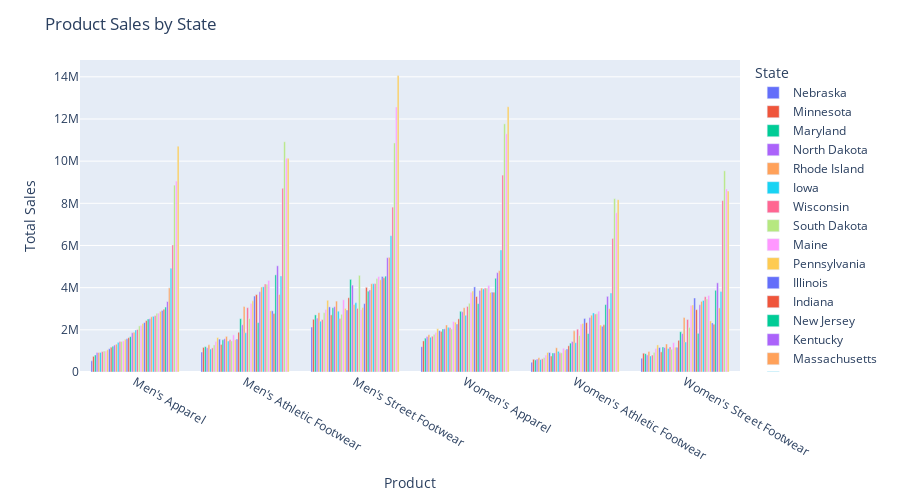

Notebook cell for this chart:
### Markdown cell above
Using the regions data we can identify which stores are performing good and which are performing poor.

### Code cell
regional_sales_analysis = df.groupby(['Product', 'State'])[['Total Sales']].sum().reset_index()

# Sort the values by 'Total Sales' in ascending order within each product
regional_sales_analysis = regional_sales_analysis.sort_values(by=['Product', 'Total Sales'], ascending=[True, True])

# Create bar plot
fig = px.bar(regional_sales_analysis, x='Product', y='Total Sales', color='State', barmode='group', height=500)
fig.update_layout(title='Product Sales by State', xaxis_title='Product', yaxis_title='Total Sales')
fig.show()

### Figure 1 — Plotly figure (JSON) as saved in the notebook; plotly's stock layout.template omitted (floating-point values rounded to 4 significant figures)
{"data": [{"alignmentgroup": "True", "hovertemplate": "State=Nebraska<br>Product=%{x}<br>Total Sales=%{y}<extra></extra>", "legendgroup": "Nebraska", "marker": {"color": "#636efa", "pattern": {"shape": ""}}, "name": "Nebraska", "offsetgroup": "Nebraska", "orientation": "v", "showlegend": true, "textposition": "auto", "type": "bar", "x": ["Men's Apparel", "Men's Athletic Footwear", "Men's Street Footwear", "Women's Apparel", "Women's Athletic Footwear", "Women's Street Footwear"], "xaxis": "x", "y": [530197, 942983, 2131074, 1202661, 465677, 656446], "yaxis": "y"}, {"alignmentgroup": "True", "hovertemplate": "State=Minnesota<br>Product=%{x}<br>Total Sales=%{y}<extra></extra>", "legendgroup": "Minnesota", "marker": {"color": "#EF553B", "pattern": {"shape": ""}}, "name": "Minnesota", "offsetgroup": "Minnesota", "orientation": "v", "showlegend": true, "textposition": "auto", "type": "bar", "x": ["Men's Apparel", "Men's Athletic Footwear", "Men's Street Footwear", "Women's Apparel", "Women's Athletic Footwear", "Women's Street Footwear"], "xaxis": "x", "y": [742600.0, 1167262, 2498746, 1476050, 602229, 891177], "yaxis": "y"}, {"alignmentgroup": "True", "hovertemplate": "State=Maryland<br>Product=%{x}<br>Total Sales=%{y}<extra></extra>", "legendgroup": "Maryland", "marker": {"color": "#00cc96", "pattern": {"shape": ""}}, "name": "Maryland", "offsetgroup": "Maryland", "orientation": "v", "showlegend": true, "textposition": "auto", "type": "bar", "x": ["Men's Apparel", "Men's Athletic Footwear", "Men's Street Footwear", "Women's Apparel", "Women's Athletic Footwear", "Women's Street Footwear"], "xaxis": "x", "y": [808227, 1198720, 2708284, 1605000.0, 573239, 864603], "yaxis": "y"}, {"alignmentgroup": "True", "hovertemplate": "State=North Dakota<br>Product=%{x}<br>Total Sales=%{y}<extra></extra>", "legendgroup": "North Dakota", "marker": {"color": "#ab63fa", "pattern": {"shape": ""}}, "name": "North Dakota", "offsetgroup": "North Dakota", "orientation": "v", "showlegend": true, "textposition": "auto", "type": "bar", "x": ["Men's Apparel", "Men's Athletic Footwear", "Men's Street Footwear", "Women's Apparel", "Women's Athletic Footwear", "Women's Street Footwear"], "xaxis": "x", "y": [924794, 1148000.0, 2557800, 1678201, 615834, 811189], "yaxis": "y"}, {"alignmentgroup": "True", "hovertemplate": "State=Rhode Island<br>Product=%{x}<br>Total Sales=%{y}<extra></extra>", "legendgroup": "Rhode Island", "marker": {"color": "#FFA15A", "pattern": {"shape": ""}}, "name": "Rhode Island", "offsetgroup": "Rhode Island", "orientation": "v", "showlegend": true, "textposition": "auto", "type": "bar", "x": ["Men's Apparel", "Men's Athletic Footwear", "Men's Street Footwear", "Women's Apparel", "Women's Athletic Footwear", "Women's Street Footwear"], "xaxis": "x", "y": [928681, 1287826, 2815000.0, 1766000.0, 675058, 974898], "yaxis": "y"}, {"alignmentgroup": "True", "hovertemplate": "State=Iowa<br>Product=%{x}<br>Total Sales=%{y}<extra></extra>", "legendgroup": "Iowa", "marker": {"color": "#19d3f3", "pattern": {"shape": ""}}, "name": "Iowa", "offsetgroup": "Iowa", "orientation": "v", "showlegend": true, "textposition": "auto", "type": "bar", "x": ["Men's Apparel", "Men's Athletic Footwear", "Men's Street Footwear", "Women's Apparel", "Women's Athletic Footwear", "Women's Street Footwear"], "xaxis": "x", "y": [928928, 1089000.0, 2408907, 1647464, 589654, 760200.0], "yaxis": "y"}, {"alignmentgroup": "True", "hovertemplate": "State=Wisconsin<br>Product=%{x}<br>Total Sales=%{y}<extra></extra>", "legendgroup": "Wisconsin", "marker": {"color": "#FF6692", "pattern": {"shape": ""}}, "name": "Wisconsin", "offsetgroup": "Wisconsin", "orientation": "v", "showlegend": true, "textposition": "auto", "type": "bar", "x": ["Men's Apparel", "Men's Athletic Footwear", "Men's Street Footwear", "Women's Apparel", "Women's Athletic Footwear", "Women's Street Footwear"], "xaxis": "x", "y": [969692, 1142899, 2487006, 1696874, 627271, 803727], "yaxis": "y"}, {"alignmentgroup": "True", "hovertemplate": "State=South Dakota<br>Product=%{x}<br>Total Sales=%{y}<extra></extra>", "legendgroup": "South Dakota", "marker": {"color": "#B6E880", "pattern": {"shape": ""}}, "name": "South Dakota", "offsetgroup": "South Dakota", "orientation": "v", "showlegend": true, "textposition": "auto", "type": "bar", "x": ["Men's Apparel", "Men's Athletic Footwear", "Men's Street Footwear", "Women's Apparel", "Women's Athletic Footwear", "Women's Street Footwear"], "xaxis": "x", "y": [995364, 1284513, 2812070, 1786442, 685516, 931671], "yaxis": "y"}, {"alignmentgroup": "True", "hovertemplate": "State=Maine<br>Product=%{x}<br>Total Sales=%{y}<extra></extra>", "legendgroup": "Maine", "marker": {"color": "#FF97FF", "pattern": {"shape": ""}}, "name": "Maine", "offsetgroup": "Maine", "orientation": "v", "showlegend": true, "textposition": "auto", "type": "bar", "x": ["Men's Apparel", "Men's Athletic Footwear", "Men's Street Footwear", "Women's Apparel", "Women's Athletic Footwear", "Women's Street Footwear"], "xaxis": "x", "y": [995800.0, 1443733, 2967882, 1873499, 800906, 1114148], "yaxis": "y"}, {"alignmentgroup": "True", "hovertemplate": "State=Pennsylvania<br>Product=%{x}<br>Total Sales=%{y}<extra></extra>", "legendgroup": "Pennsylvania", "marker": {"color": "#FECB52", "pattern": {"shape": ""}}, "name": "Pennsylvania", "offsetgroup": "Pennsylvania", "orientation": "v", "showlegend": true, "textposition": "auto", "type": "bar", "x": ["Men's Apparel", "Men's Athletic Footwear", "Men's Street Footwear", "Women's Apparel", "Women's Athletic Footwear", "Women's Street Footwear"], "xaxis": "x", "y": [1055499, 1636000.0, 3401211, 2052631, 926800.0, 1284969], "yaxis": "y"}, {"alignmentgroup": "True", "hovertemplate": "State=Illinois<br>Product=%{x}<br>Total Sales=%{y}<extra></extra>", "legendgroup": "Illinois", "marker": {"color": "#636efa", "pattern": {"shape": ""}}, "name": "Illinois", "offsetgroup": "Illinois", "orientation": "v", "showlegend": true, "textposition": "auto", "type": "bar", "x": ["Men's Apparel", "Men's Athletic Footwear", "Men's Street Footwear", "Women's Apparel", "Women's Athletic Footwear", "Women's Street Footwear"], "xaxis": "x", "y": [1102791, 1560270, 3087951, 1960895, 924799, 1160782], "yaxis": "y"}, {"alignmentgroup": "True", "hovertemplate": "State=Indiana<br>Product=%{x}<br>Total Sales=%{y}<extra></extra>", "legendgroup": "Indiana", "marker": {"color": "#EF553B", "pattern": {"shape": ""}}, "name": "Indiana", "offsetgroup": "Indiana", "orientation": "v", "showlegend": true, "textposition": "auto", "type": "bar", "x": ["Men's Apparel", "Men's Athletic Footwear", "Men's Street Footwear", "Women's Apparel", "Women's Athletic Footwear", "Women's Street Footwear"], "xaxis": "x", "y": [1176101, 1307000.0, 2709332, 1926345, 761383, 956200.0], "yaxis": "y"}, {"alignmentgroup": "True", "hovertemplate": "State=New Jersey<br>Product=%{x}<br>Total Sales=%{y}<extra></extra>", "legendgroup": "New Jersey", "marker": {"color": "#00cc96", "pattern": {"shape": ""}}, "name": "New Jersey", "offsetgroup": "New Jersey", "orientation": "v", "showlegend": true, "textposition": "auto", "type": "bar", "x": ["Men's Apparel", "Men's Athletic Footwear", "Men's Street Footwear", "Women's Apparel", "Women's Athletic Footwear", "Women's Street Footwear"], "xaxis": "x", "y": [1223812, 1528073, 3050000.0, 2042000.0, 902362, 1187433], "yaxis": "y"}, {"alignmentgroup": "True", "hovertemplate": "State=Kentucky<br>Product=%{x}<br>Total Sales=%{y}<extra></extra>", "legendgroup": "Kentucky", "marker": {"color": "#ab63fa", "pattern": {"shape": ""}}, "name": "Kentucky", "offsetgroup": "Kentucky", "orientation": "v", "showlegend": true, "textposition": "auto", "type": "bar", "x": ["Men's Apparel", "Men's Athletic Footwear", "Men's Street Footwear", "Women's Apparel", "Women's Athletic Footwear", "Women's Street Footwear"], "xaxis": "x", "y": [1282324, 1576000.0, 3098870, 2047736, 905788, 1162000.0], "yaxis": "y"}, {"alignmentgroup": "True", "hovertemplate": "State=Massachusetts<br>Product=%{x}<br>Total Sales=%{y}<extra></extra>", "legendgroup": "Massachusetts", "marker": {"color": "#FFA15A", "pattern": {"shape": ""}}, "name": "Massachusetts", "offsetgroup": "Massachusetts", "orientation": "v", "showlegend": true, "textposition": "auto", "type": "bar", "x": ["Men's Apparel", "Men's Athletic Footwear", "Men's Street Footwear", "Women's Apparel", "Women's Athletic Footwear", "Women's Street Footwear"], "xaxis": "x", "y": [1318803, 1689916, 3362582, 2230253, 1147928, 1327328], "yaxis": "y"}, {"alignmentgroup": "True", "hovertemplate": "State=Kansas<br>Product=%{x}<br>Total Sales=%{y}<extra></extra>", "legendgroup": "Kansas", "marker": {"color": "#19d3f3", "pattern": {"shape": ""}}, "name": "Kansas", "offsetgroup": "Kansas", "orientation": "v", "showlegend": true, "textposition": "auto", "type": "bar", "x": ["Men's Apparel", "Men's Athletic Footwear", "Men's Street Footwear", "Women's Apparel", "Women's Athletic Footwear", "Women's Street Footwear"], "xaxis": "x", "y": [1405053, 1469000.0, 2883508, 2118818, 980000.0, 1116000.0], "yaxis": "y"}, {"alignmentgroup": "True", "hovertemplate": "State=Utah<br>Product=%{x}<br>Total Sales=%{y}<extra></extra>", "legendgroup": "Utah", "marker": {"color": "#FF6692", "pattern": {"shape": ""}}, "name": "Utah", "offsetgroup": "Utah", "orientation": "v", "showlegend": true, "textposition": "auto", "type": "bar", "x": ["Men's Apparel", "Men's Athletic Footwear", "Men's Street Footwear", "Women's Apparel", "Women's Athletic Footwear", "Women's Street Footwear"], "xaxis": "x", "y": [1444612, 1524000.0, 2534743, 2094601, 907800.0, 1190000.0], "yaxis": "y"}, {"alignmentgroup": "True", "hovertemplate": "State=Missouri<br>Product=%{x}<br>Total Sales=%{y}<extra></extra>", "legendgroup": "Missouri", "marker": {"color": "#B6E880", "pattern": {"shape": ""}}, "name": "Missouri", "offsetgroup": "Missouri", "orientation": "v", "showlegend": true, "textposition": "auto", "type": "bar", "x": ["Men's Apparel", "Men's Athletic Footwear", "Men's Street Footwear", "Women's Apparel", "Women's Athletic Footwear", "Women's Street Footwear"], "xaxis": "x", "y": [1447557, 1472000.0, 2737757, 2037047, 910100.0, 1078000.0], "yaxis": "y"}, {"alignmentgroup": "True", "hovertemplate": "State=Connecticut<br>Product=%{x}<br>Total Sales=%{y}<extra></extra>", "legendgroup": "Connecticut", "marker": {"color": "#FF97FF", "pattern": {"shape": ""}}, "name": "Connecticut", "offsetgroup": "Connecticut", "orientation": "v", "showlegend": true, "textposition": "auto", "type": "bar", "x": ["Men's Apparel", "Men's Athletic Footwear", "Men's Street Footwear", "Women's Apparel", "Women's Athletic Footwear", "Women's Street Footwear"], "xaxis": "x", "y": [1478276, 1760417, 3423000.0, 2393722, 1125920, 1392374], "yaxis": "y"}, {"alignmentgroup": "True", "hovertemplate": "State=West Virginia<br>Product=%{x}<br>Total Sales=%{y}<extra></extra>", "legendgroup": "West Virginia", "marker": {"color": "#FECB52", "pattern": {"shape": ""}}, "name": "West Virginia", "offsetgroup": "West Virginia", "orientation": "v", "showlegend": true, "textposition": "auto", "type": "bar", "x": ["Men's Apparel", "Men's Athletic Footwear", "Men's Street Footwear", "Women's Apparel", "Women's Athletic Footwear", "Women's Street Footwear"], "xaxis": "x", "y": [1549975, 1536000.0, 3014172, 2361392, 1051468, 1175780], "yaxis": "y"}, {"alignmentgroup": "True", "hovertemplate": "State=Oklahoma<br>Product=%{x}<br>Total Sales=%{y}<extra></extra>", "legendgroup": "Oklahoma", "marker": {"color": "#636efa", "pattern": {"shape": ""}}, "name": "Oklahoma", "offsetgroup": "Oklahoma", "orientation": "v", "showlegend": true, "textposition": "auto", "type": "bar", "x": ["Men's Apparel", "Men's Athletic Footwear", "Men's Street Footwear", "Women's Apparel", "Women's Athletic Footwear", "Women's Street Footwear"], "xaxis": "x", "y": [1576923, 1563000.0, 2940237, 2276795, 1094823, 1169000.0], "yaxis": "y"}, {"alignmentgroup": "True", "hovertemplate": "State=Delaware<br>Product=%{x}<br>Total Sales=%{y}<extra></extra>", "legendgroup": "Delaware", "marker": {"color": "#EF553B", "pattern": {"shape": ""}}, "name": "Delaware", "offsetgroup": "Delaware", "orientation": "v", "showlegend": true, "textposition": "auto", "type": "bar", "x": ["Men's Apparel", "Men's Athletic Footwear", "Men's Street Footwear", "Women's Apparel", "Women's Athletic Footwear", "Women's Street Footwear"], "xaxis": "x", "y": [1626774, 1884159, 3522000.0, 2520405, 1242580, 1502297], "yaxis": "y"}, {"alignmentgroup": "True", "hovertemplate": "State=Alaska<br>Product=%{x}<br>Total Sales=%{y}<extra></extra>", "legendgroup": "Alaska", "marker": {"color": "#00cc96", "pattern": {"shape": ""}}, "name": "Alaska", "offsetgroup": "Alaska", "orientation": "v", "showlegend": true, "textposition": "auto", "type": "bar", "x": ["Men's Apparel", "Men's Athletic Footwear", "Men's Street Footwear", "Women's Apparel", "Women's Athletic Footwear", "Women's Street Footwear"], "xaxis": "x", "y": [1677524, 2529000.0, 4391934, 2877499, 1369000.0, 1909000.0], "yaxis": "y"}, {"alignmentgroup": "True", "hovertemplate": "State=Vermont<br>Product=%{x}<br>Total Sales=%{y}<extra></extra>", "legendgroup": "Vermont", "marker": {"color": "#ab63fa", "pattern": {"shape": ""}}, "name": "Vermont", "offsetgroup": "Vermont", "orientation": "v", "showlegend": true, "textposition": "auto", "type": "bar", "x": ["Men's Apparel", "Men's Athletic Footwear", "Men's Street Footwear", "Women's Apparel", "Women's Athletic Footwear", "Women's Street Footwear"], "xaxis": "x", "y": [1862696, 2240175, 4120637, 2859057, 1447437, 1822921], "yaxis": "y"}, {"alignmentgroup": "True", "hovertemplate": "State=Arizona<br>Product=%{x}<br>Total Sales=%{y}<extra></extra>", "legendgroup": "Arizona", "marker": {"color": "#FFA15A", "pattern": {"shape": ""}}, "name": "Arizona", "offsetgroup": "Arizona", "orientation": "v", "showlegend": true, "textposition": "auto", "type": "bar", "x": ["Men's Apparel", "Men's Athletic Footwear", "Men's Street Footwear", "Women's Apparel", "Women's Athletic Footwear", "Women's Street Footwear"], "xaxis": "x", "y": [1890000.0, 3105000.0, 3200441, 3050663, 1951000.0, 2585000.0], "yaxis": "y"}, {"alignmentgroup": "True", "hovertemplate": "State=Arkansas<br>Product=%{x}<br>Total Sales=%{y}<extra></extra>", "legendgroup": "Arkansas", "marker": {"color": "#19d3f3", "pattern": {"shape": ""}}, "name": "Arkansas", "offsetgroup": "Arkansas", "orientation": "v", "showlegend": true, "textposition": "auto", "type": "bar", "x": ["Men's Apparel", "Men's Athletic Footwear", "Men's Street Footwear", "Women's Apparel", "Women's Athletic Footwear", "Women's Street Footwear"], "xaxis": "x", "y": [1991980, 1861000.0, 3283057, 2688058, 1391000.0, 1425000.0], "yaxis": "y"}, {"alignmentgroup": "True", "hovertemplate": "State=Montana<br>Product=%{x}<br>Total Sales=%{y}<extra></extra>", "legendgroup": "Montana", "marker": {"color": "#FF6692", "pattern": {"shape": ""}}, "name": "Montana", "offsetgroup": "Montana", "orientation": "v", "showlegend": true, "textposition": "auto", "type": "bar", "x": ["Men's Apparel", "Men's Athletic Footwear", "Men's Street Footwear", "Women's Apparel", "Women's Athletic Footwear", "Women's Street Footwear"], "xaxis": "x", "y": [2013000.0, 3051104, 3017295, 3108558, 2030648, 2490275], "yaxis": "y"}, {"alignmentgroup": "True", "hovertemplate": "State=New Hampshire<br>Product=%{x}<br>Total Sales=%{y}<extra></extra>", "legendgroup": "New Hampshire", "marker": {"color": "#B6E880", "pattern": {"shape": ""}}, "name": "New Hampshire", "offsetgroup": "New Hampshire", "orientation": "v", "showlegend": true, "textposition": "auto", "type": "bar", "x": ["Men's Apparel", "Men's Athletic Footwear", "Men's Street Footwear", "Women's Apparel", "Women's Athletic Footwear", "Women's Street Footwear"], "xaxis": "x", "y": [2187140, 2537000.0, 4584048, 3258353, 1728000.0, 2116000.0], "yaxis": "y"}, {"alignmentgroup": "True", "hovertemplate": "State=Alabama<br>Product=%{x}<br>Total Sales=%{y}<extra></extra>", "legendgroup": "Alabama", "marker": {"color": "#FF97FF", "pattern": {"shape": ""}}, "name": "Alabama", "offsetgroup": "Alabama", "orientation": "v", "showlegend": true, "textposition": "auto", "type": "bar", "x": ["Men's Apparel", "Men's Athletic Footwear", "Men's Street Footwear", "Women's Apparel", "Women's Athletic Footwear", "Women's Street Footwear"], "xaxis": "x", "y": [2211662, 3251000.0, 2959681, 3776190, 2274558, 3160099], "yaxis": "y"}, {"alignmentgroup": "True", "hovertemplate": "State=Tennessee<br>Product=%{x}<br>Total Sales=%{y}<extra></extra>", "legendgroup": "Tennessee", "marker": {"color": "#FECB52", "pattern": {"shape": ""}}, "name": "Tennessee", "offsetgroup": "Tennessee", "orientation": "v", "showlegend": true, "textposition": "auto", "type": "bar", "x": ["Men's Apparel", "Men's Athletic Footwear", "Men's Street Footwear", "Women's Apparel", "Women's Athletic Footwear", "Women's Street Footwear"], "xaxis": "x", "y": [2304072, 3374069, 3062624, 3839810, 2305471, 3181394], "yaxis": "y"}, {"alignmentgroup": "True", "hovertemplate": "State=Idaho<br>Product=%{x}<br>Total Sales=%{y}<extra></extra>", "legendgroup": "Idaho", "marker": {"color": "#636efa", "pattern": {"shape": ""}}, "name": "Idaho", "offsetgroup": "Idaho", "orientation": "v", "showlegend": true, "textposition": "auto", "type": "bar", "x": ["Men's Apparel", "Men's Athletic Footwear", "Men's Street Footwear", "Women's Apparel", "Women's Athletic Footwear", "Women's Street Footwear"], "xaxis": "x", "y": [2345721, 3601763, 3244994, 4035105, 2539126, 3510169], "yaxis": "y"}, {"alignmentgroup": "True", "hovertemplate": "State=Georgia<br>Product=%{x}<br>Total Sales=%{y}<extra></extra>", "legendgroup": "Georgia", "marker": {"color": "#EF553B", "pattern": {"shape": ""}}, "name": "Georgia", "offsetgroup": "Georgia", "orientation": "v", "showlegend": true, "textposition": "auto", "type": "bar", "x": ["Men's Apparel", "Men's Athletic Footwear", "Men's Street Footwear", "Women's Apparel", "Women's Athletic Footwear", "Women's Street Footwear"], "xaxis": "x", "y": [2436654, 3671000.0, 4013000.0, 3579869, 2340832, 2957000.0], "yaxis": "y"}, {"alignmentgroup": "True", "hovertemplate": "State=Mississippi<br>Product=%{x}<br>Total Sales=%{y}<extra></extra>", "legendgroup": "Mississippi", "marker": {"color": "#00cc96", "pattern": {"shape": ""}}, "name": "Mississippi", "offsetgroup": "Mississippi", "orientation": "v", "showlegend": true, "textposition": "auto", "type": "bar", "x": ["Men's Apparel", "Men's Athletic Footwear", "Men's Street Footwear", "Women's Apparel", "Women's Athletic Footwear", "Women's Street Footwear"], "xaxis": "x", "y": [2515418, 2341000.0, 3832905, 3243691, 1824000.0, 1835000.0], "yaxis": "y"}, {"alignmentgroup": "True", "hovertemplate": "State=New Mexico<br>Product=%{x}<br>Total Sales=%{y}<extra></extra>", "legendgroup": "New Mexico", "marker": {"color": "#ab63fa", "pattern": {"shape": ""}}, "name": "New Mexico", "offsetgroup": "New Mexico", "orientation": "v", "showlegend": true, "textposition": "auto", "type": "bar", "x": ["Men's Apparel", "Men's Athletic Footwear", "Men's Street Footwear", "Women's Apparel", "Women's Athletic Footwear", "Women's Street Footwear"], "xaxis": "x", "y": [2528000.0, 3803000.0, 3892000.0, 3869000.0, 2583000.0, 3190000.0], "yaxis": "y"}, {"alignmentgroup": "True", "hovertemplate": "State=Nevada<br>Product=%{x}<br>Total Sales=%{y}<extra></extra>", "legendgroup": "Nevada", "marker": {"color": "#FFA15A", "pattern": {"shape": ""}}, "name": "Nevada", "offsetgroup": "Nevada", "orientation": "v", "showlegend": true, "textposition": "auto", "type": "bar", "x": ["Men's Apparel", "Men's Athletic Footwear", "Men's Street Footwear", "Women's Apparel", "Women's Athletic Footwear", "Women's Street Footwear"], "xaxis": "x", "y": [2619944, 4029000.0, 4186160, 3979452, 2693649, 3350565], "yaxis": "y"}, {"alignmentgroup": "True", "hovertemplate": "State=Colorado<br>Product=%{x}<br>Total Sales=%{y}<extra></extra>", "legendgroup": "Colorado", "marker": {"color": "#19d3f3", "pattern": {"shape": ""}}, "name": "Colorado", "offsetgroup": "Colorado", "orientation": "v", "showlegend": true, "textposition": "auto", "type": "bar", "x": ["Men's Apparel", "Men's Athletic Footwear", "Men's Street Footwear", "Women's Apparel", "Women's Athletic Footwear", "Women's Street Footwear"], "xaxis": "x", "y": [2640007, 4040000.0, 4184000.0, 3940000.0, 2799988, 3392953], "yaxis": "y"}, {"alignmentgroup": "True", "hovertemplate": "State=Oregon<br>Product=%{x}<br>Total Sales=%{y}<extra></extra>", "legendgroup": "Oregon", "marker": {"color": "#FF6692", "pattern": {"shape": ""}}, "name": "Oregon", "offsetgroup": "Oregon", "orientation": "v", "showlegend": true, "textposition": "auto", "type": "bar", "x": ["Men's Apparel", "Men's Athletic Footwear", "Men's Street Footwear", "Women's Apparel", "Women's Athletic Footwear", "Women's Street Footwear"], "xaxis": "x", "y": [2674457, 4175000.0, 4195935, 3982463, 2752205, 3570036], "yaxis": "y"}, {"alignmentgroup": "True", "hovertemplate": "State=Virginia<br>Product=%{x}<br>Total Sales=%{y}<extra></extra>", "legendgroup": "Virginia", "marker": {"color": "#B6E880", "pattern": {"shape": ""}}, "name": "Virginia", "offsetgroup": "Virginia", "orientation": "v", "showlegend": true, "textposition": "auto", "type": "bar", "x": ["Men's Apparel", "Men's Athletic Footwear", "Men's Street Footwear", "Women's Apparel", "Women's Athletic Footwear", "Women's Street Footwear"], "xaxis": "x", "y": [2782926, 4158000.0, 4435614, 3975549, 2757520, 3464940], "yaxis": "y"}, {"alignmentgroup": "True", "hovertemplate": "State=Hawaii<br>Product=%{x}<br>Total Sales=%{y}<extra></extra>", "legendgroup": "Hawaii", "marker": {"color": "#FF97FF", "pattern": {"shape": ""}}, "name": "Hawaii", "offsetgroup": "Hawaii", "orientation": "v", "showlegend": true, "textposition": "auto", "type": "bar", "x": ["Men's Apparel", "Men's Athletic Footwear", "Men's Street Footwear", "Women's Apparel", "Women's Athletic Footwear", "Women's Street Footwear"], "xaxis": "x", "y": [2793000.0, 4342955, 4524868, 4106946, 2884758, 3630409], "yaxis": "y"}, {"alignmentgroup": "True", "hovertemplate": "State=Wyoming<br>Product=%{x}<br>Total Sales=%{y}<extra></extra>", "legendgroup": "Wyoming", "marker": {"color": "#FECB52", "pattern": {"shape": ""}}, "name": "Wyoming", "offsetgroup": "Wyoming", "orientation": "v", "showlegend": true, "textposition": "auto", "type": "bar", "x": ["Men's Apparel", "Men's Athletic Footwear", "Men's Street Footwear", "Women's Apparel", "Women's Athletic Footwear", "Women's Street Footwear"], "xaxis": "x", "y": [2875900, 2901000.0, 4376047, 3774000.0, 2228345, 2422141], "yaxis": "y"}, {"alignmentgroup": "True", "hovertemplate": "State=Michigan<br>Product=%{x}<br>Total Sales=%{y}<extra></extra>", "legendgroup": "Michigan", "marker": {"color": "#636efa", "pattern": {"shape": ""}}, "name": "Michigan", "offsetgroup": "Michigan", "orientation": "v", "showlegend": true, "textposition": "auto", "type": "bar", "x": ["Men's Apparel", "Men's Athletic Footwear", "Men's Street Footwear", "Women's Apparel", "Women's Athletic Footwear", "Women's Street Footwear"], "xaxis": "x", "y": [2919107, 2901000.0, 4526962, 3786560, 2166103, 2325950], "yaxis": "y"}, {"alignmentgroup": "True", "hovertemplate": "State=Ohio<br>Product=%{x}<br>Total Sales=%{y}<extra></extra>", "legendgroup": "Ohio", "marker": {"color": "#EF553B", "pattern": {"shape": ""}}, "name": "Ohio", "offsetgroup": "Ohio", "orientation": "v", "showlegend": true, "textposition": "auto", "type": "bar", "x": ["Men's Apparel", "Men's Athletic Footwear", "Men's Street Footwear", "Women's Apparel", "Women's Athletic Footwear", "Women's Street Footwear"], "xaxis": "x", "y": [2970467, 2771000.0, 4464402, 3780468, 2235911, 2263000.0], "yaxis": "y"}, {"alignmentgroup": "True", "hovertemplate": "State=Louisiana<br>Product=%{x}<br>Total Sales=%{y}<extra></extra>", "legendgroup": "Louisiana", "marker": {"color": "#00cc96", "pattern": {"shape": ""}}, "name": "Louisiana", "offsetgroup": "Louisiana", "orientation": "v", "showlegend": true, "textposition": "auto", "type": "bar", "x": ["Men's Apparel", "Men's Athletic Footwear", "Men's Street Footwear", "Women's Apparel", "Women's Athletic Footwear", "Women's Street Footwear"], "xaxis": "x", "y": [3080401, 4607000.0, 4546907, 4444000.0, 3197000.0, 3875000.0], "yaxis": "y"}, {"alignmentgroup": "True", "hovertemplate": "State=Washington<br>Product=%{x}<br>Total Sales=%{y}<extra></extra>", "legendgroup": "Washington", "marker": {"color": "#ab63fa", "pattern": {"shape": ""}}, "name": "Washington", "offsetgroup": "Washington", "orientation": "v", "showlegend": true, "textposition": "auto", "type": "bar", "x": ["Men's Apparel", "Men's Athletic Footwear", "Men's Street Footwear", "Women's Apparel", "Women's Athletic Footwear", "Women's Street Footwear"], "xaxis": "x", "y": [3343000.0, 5037000.0, 5421557, 4712897, 3587306, 4229292], "yaxis": "y"}, {"alignmentgroup": "True", "hovertemplate": "State=North Carolina<br>Product=%{x}<br>Total Sales=%{y}<extra></extra>", "legendgroup": "North Carolina", "marker": {"color": "#FFA15A", "pattern": {"shape": ""}}, "name": "North Carolina", "offsetgroup": "North Carolina", "orientation": "v", "showlegend": true, "textposition": "auto", "type": "bar", "x": ["Men's Apparel", "Men's Athletic Footwear", "Men's Street Footwear", "Women's Apparel", "Women's Athletic Footwear", "Women's Street Footwear"], "xaxis": "x", "y": [3990466, 3678000.0, 5438257, 4807086, 3002325, 3040000.0], "yaxis": "y"}, {"alignmentgroup": "True", "hovertemplate": "State=South Carolina<br>Product=%{x}<br>Total Sales=%{y}<extra></extra>", "legendgroup": "South Carolina", "marker": {"color": "#19d3f3", "pattern": {"shape": ""}}, "name": "South Carolina", "offsetgroup": "South Carolina", "orientation": "v", "showlegend": true, "textposition": "auto", "type": "bar", "x": ["Men's Apparel", "Men's Athletic Footwear", "Men's Street Footwear", "Women's Apparel", "Women's Athletic Footwear", "Women's Street Footwear"], "xaxis": "x", "y": [4914897, 4557000.0, 6465330, 5786397, 3744000.0, 3818000.0], "yaxis": "y"}, {"alignmentgroup": "True", "hovertemplate": "State=Texas<br>Product=%{x}<br>Total Sales=%{y}<extra></extra>", "legendgroup": "Texas", "marker": {"color": "#FF6692", "pattern": {"shape": ""}}, "name": "Texas", "offsetgroup": "Texas", "orientation": "v", "showlegend": true, "textposition": "auto", "type": "bar", "x": ["Men's Apparel", "Men's Athletic Footwear", "Men's Street Footwear", "Women's Apparel", "Women's Athletic Footwear", "Women's Street Footwear"], "xaxis": "x", "y": [6022613, 8713036, 7819150, 9338360, 6334047, 8132540], "yaxis": "y"}, {"alignmentgroup": "True", "hovertemplate": "State=California<br>Product=%{x}<br>Total Sales=%{y}<extra></extra>", "legendgroup": "California", "marker": {"color": "#B6E880", "pattern": {"shape": ""}}, "name": "California", "offsetgroup": "California", "orientation": "v", "showlegend": true, "textposition": "auto", "type": "bar", "x": ["Men's Apparel", "Men's Athletic Footwear", "Men's Street Footwear", "Women's Apparel", "Women's Athletic Footwear", "Women's Street Footwear"], "xaxis": "x", "y": [8862102, 10918839, 10861963, 11769359, 8221424, 9540446], "yaxis": "y"}, {"alignmentgroup": "True", "hovertemplate": "State=Florida<br>Product=%{x}<br>Total Sales=%{y}<extra></extra>", "legendgroup": "Florida", "marker": {"color": "#FF97FF", "pattern": {"shape": ""}}, "name": "Florida", "offsetgroup": "Florida", "orientation": "v", "showlegend": true, "textposition": "auto", "type": "bar", "x": ["Men's Apparel", "Men's Athletic Footwear", "Men's Street Footwear", "Women's Apparel", "Women's Athletic Footwear", "Women's Street Footwear"], "xaxis": "x", "y": [9054220, 10140000.0, 12568317, 11294524, 7552000.0, 8678483], "yaxis": "y"}, {"alignmentgroup": "True", "hovertemplate": "State=New York<br>Product=%{x}<br>Total Sales=%{y}<extra></extra>", "legendgroup": "New York", "marker": {"color": "#FECB52", "pattern": {"shape": ""}}, "name": "New York", "offsetgroup": "New York", "orientation": "v", "showlegend": true, "textposition": "auto", "type": "bar", "x": ["Men's Apparel", "Men's Athletic Footwear", "Men's Street Footwear", "Women's Apparel", "Women's Athletic Footwear", "Women's Street Footwear"], "xaxis": "x", "y": [10708719, 10130000.0, 14056646, 12580502, 8174059, 8577989], "yaxis": "y"}], "layout": {"barmode": "group", "height": 500, "legend": {"title": {"text": "State"}, "tracegroupgap": 0}, "margin": {"t": 60}, "title": {"text": "Product Sales by State"}, "xaxis": {"anchor": "y", "domain": [0, 1], "title": {"text": "Product"}}, "yaxis": {"anchor": "x", "domain": [0, 1], "title": {"text": "Total Sales"}}}}
